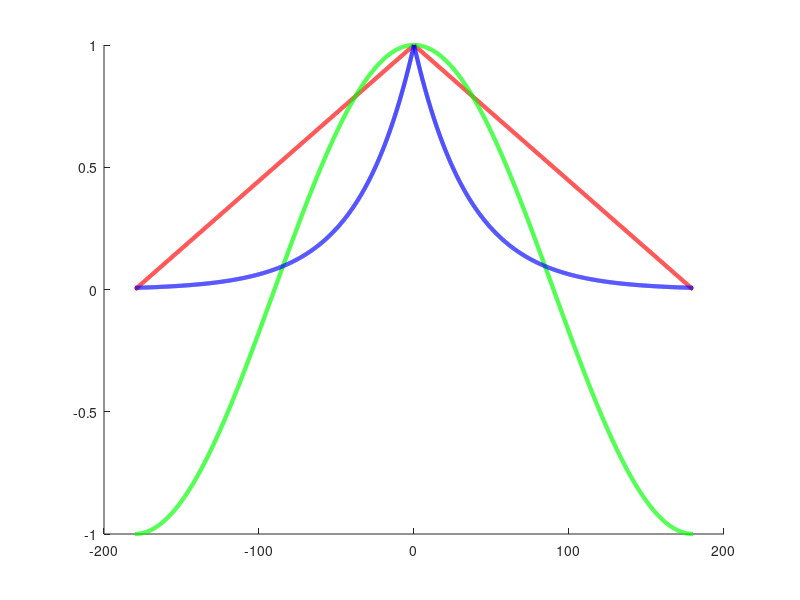

MATLAB code to generate this figure:
clear all;
close all;

er = -pi:0.001:pi;

f = 1 - abs(er)/pi;
g = cos(er);
h = exp(-5*abs(er/pi));

er = er *180/pi;
figure
hold on
plot(er,f,'r', 'LineWidth', 3)
plot(er,g,'g', 'LineWidth', 3)
plot(er,h,'b', 'LineWidth', 3)